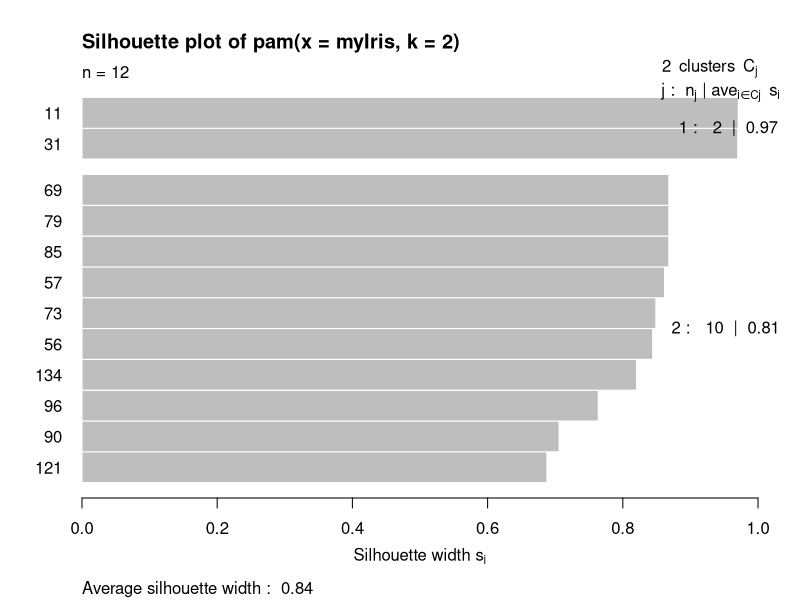

R code for this plot:
### data preprocessing for silhoute clustering. 
### Only 10% of the data have been used  for clustering. More data is not a problem for
### clustering algorithm but the visualization becomes extremely dense.
index <- sample(c(TRUE, FALSE), nrow(iris), p = c(0.1, 0.8), replace = TRUE)
myIris <- iris[index,3:4]
myIris

library(cluster)

# Generate a k-means model using the pam() function with a k = 2
pam_k2 <- pam(myIris, k = 2)

# Plot the silhouette visual for the pam_k2 model
plot(silhouette(pam_k2))


pam_k2$silinfo$widths
pam_k2$silinfo$avg.width


#Silhouette analysis allows you to calculate how similar each observations is with the cluster 
#it is assigned relative to other clusters. This metric (silhouette width) 
#ranges from -1 to 1 for each observation in your data and can be interpreted as follows:
  
#Values close to 1 suggest that the observation is well matched to the assigned cluster
#Values close to 0 suggest that the observation is borderline matched between two clusters
#Values close to -1 suggest that the observations may be assigned to the wrong cluster



